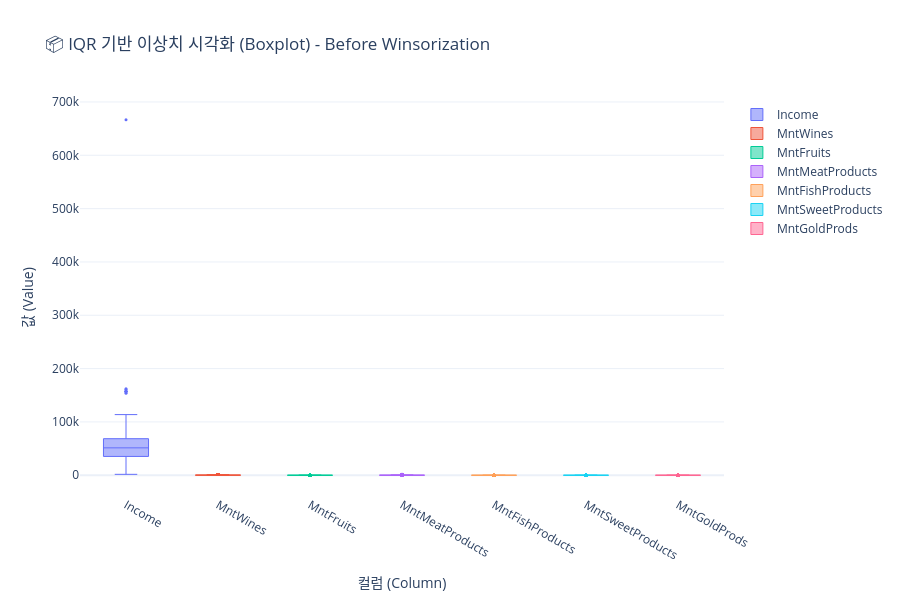

Source (notebook cell):
### Markdown cell above
#### 1-1. 이상치 처리

### Code cell
# IQR 기반 이상치 탐지 함수
def detect_outliers_iqr(df, column_list):
    outlier_dict = {}
    for col in column_list:
        Q1 = df[col].quantile(0.25)
        Q3 = df[col].quantile(0.75)
        IQR = Q3 - Q1
        lower_bound = Q1 - 1.5 * IQR
        upper_bound = Q3 + 1.5 * IQR
        outliers = df[(df[col] < lower_bound) | (df[col] > upper_bound)]
        outlier_dict[col] = outliers
    return outlier_dict

# 이상치 컬럼 지정
column_outlines = ['Income', 'MntWines', 'MntFruits',
                   'MntMeatProducts', 'MntFishProducts',
                   'MntSweetProducts', 'MntGoldProds']

# 이상치 탐지
outlier_dict = detect_outliers_iqr(df, column_outlines)

# Plotly 시각화: Boxplot
fig = go.Figure()
for col in column_outlines:
    fig.add_trace(go.Box(
        y=df[col],
        name=col,
        boxpoints='outliers',  # outlier만 시각화
        marker=dict(size=3),
        line=dict(width=1)
    ))

fig.update_layout(
    title="📦 IQR 기반 이상치 시각화 (Boxplot) - Before Winsorization",
    yaxis_title="값 (Value)",
    xaxis_title="컬럼 (Column)",
    template="plotly_white",
    height=600
)
fig.show()

### Figure 1 — Plotly figure (JSON) as saved in the notebook; plotly's stock layout.template omitted (floating-point values rounded to 4 significant figures; data arrays with more than 128 entries replaced by an {"elided": "..."} marker saying what was removed)
{"data": [{"boxpoints": "outliers", "line": {"width": 1}, "marker": {"size": 3}, "name": "Income", "type": "box", "y": {"elided": "2240 int values"}}, {"boxpoints": "outliers", "line": {"width": 1}, "marker": {"size": 3}, "name": "MntWines", "type": "box", "y": {"elided": "2240 int values"}}, {"boxpoints": "outliers", "line": {"width": 1}, "marker": {"size": 3}, "name": "MntFruits", "type": "box", "y": {"elided": "2240 int values"}}, {"boxpoints": "outliers", "line": {"width": 1}, "marker": {"size": 3}, "name": "MntMeatProducts", "type": "box", "y": {"elided": "2240 int values"}}, {"boxpoints": "outliers", "line": {"width": 1}, "marker": {"size": 3}, "name": "MntFishProducts", "type": "box", "y": {"elided": "2240 int values"}}, {"boxpoints": "outliers", "line": {"width": 1}, "marker": {"size": 3}, "name": "MntSweetProducts", "type": "box", "y": {"elided": "2240 int values"}}, {"boxpoints": "outliers", "line": {"width": 1}, "marker": {"size": 3}, "name": "MntGoldProds", "type": "box", "y": {"elided": "2240 int values"}}], "layout": {"height": 600, "title": {"text": "📦 IQR 기반 이상치 시각화 (Boxplot) - Before Winsorization"}, "xaxis": {"title": {"text": "컬럼 (Column)"}}, "yaxis": {"title": {"text": "값 (Value)"}}}}
